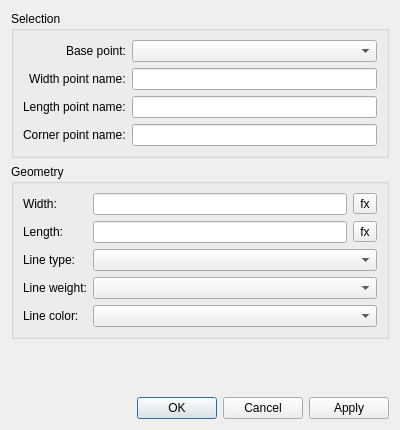
<?xml version="1.0" encoding="UTF-8"?>
<ui version="4.0">
 <class>DialogRectangle</class>
 <widget class="QDialog" name="DialogRectangle">
  <property name="geometry">
   <rect>
    <x>0</x>
    <y>0</y>
    <width>400</width>
    <height>430</height>
   </rect>
  </property>
  <property name="windowTitle">
   <string>Rectangle</string>
  </property>
  <property name="windowIcon">
   <iconset resource="../../../vmisc/share/resources/icon.qrc">
    <normaloff>:/icon/64x64/icon64x64.png</normaloff>:/icon/64x64/icon64x64.png</iconset>
  </property>
  <layout class="QVBoxLayout" name="verticalLayout">
   <item>
    <widget class="QGroupBox" name="groupBoxSelection">
     <property name="title">
      <string>Selection</string>
     </property>
     <layout class="QFormLayout" name="formLayoutSelection">
      <property name="labelAlignment">
       <set>Qt::AlignRight|Qt::AlignTrailing|Qt::AlignVCenter</set>
      </property>
      <item row="0" column="0">
       <widget class="QLabel" name="labelBasePoint">
        <property name="text">
         <string>Base point:</string>
        </property>
       </widget>
      </item>
      <item row="0" column="1">
       <widget class="QComboBox" name="comboBoxBasePoint"/>
      </item>
      <item row="1" column="0">
       <widget class="QLabel" name="labelWidthName">
        <property name="text">
         <string>Width point name:</string>
        </property>
       </widget>
      </item>
      <item row="1" column="1">
       <widget class="QLineEdit" name="lineEditWidthPoint"/>
      </item>
      <item row="2" column="0">
       <widget class="QLabel" name="labelHeightName">
        <property name="text">
         <string>Length point name:</string>
        </property>
       </widget>
      </item>
      <item row="2" column="1">
       <widget class="QLineEdit" name="lineEditHeightPoint"/>
      </item>
      <item row="3" column="0">
       <widget class="QLabel" name="labelCornerName">
        <property name="text">
         <string>Corner point name:</string>
        </property>
       </widget>
      </item>
      <item row="3" column="1">
       <widget class="QLineEdit" name="lineEditCornerPoint"/>
      </item>
     </layout>
    </widget>
   </item>
   <item>
    <widget class="QGroupBox" name="groupBoxGeometry">
     <property name="title">
      <string>Geometry</string>
     </property>
     <layout class="QGridLayout" name="gridLayoutGeometry">
      <item row="0" column="0">
       <widget class="QLabel" name="labelWidth">
        <property name="text">
         <string>Width:</string>
        </property>
       </widget>
      </item>
      <item row="0" column="1">
       <widget class="QLineEdit" name="lineEditWidthFormula"/>
      </item>
      <item row="0" column="2">
       <widget class="QToolButton" name="toolButtonFXWidth">
        <property name="text">
         <string>fx</string>
        </property>
       </widget>
      </item>
      <item row="1" column="0">
       <widget class="QLabel" name="labelLength">
        <property name="text">
         <string>Length:</string>
        </property>
       </widget>
      </item>
      <item row="1" column="1">
       <widget class="QLineEdit" name="lineEditLengthFormula"/>
      </item>
      <item row="1" column="2">
       <widget class="QToolButton" name="toolButtonFXLength">
        <property name="text">
         <string>fx</string>
        </property>
       </widget>
      </item>
      <item row="2" column="0">
       <widget class="QLabel" name="labelLineType">
        <property name="text">
         <string>Line type:</string>
        </property>
       </widget>
      </item>
      <item row="2" column="1" colspan="2">
       <widget class="LineTypeComboBox" name="comboBoxLineType"/>
      </item>
      <item row="3" column="0">
       <widget class="QLabel" name="labelLineWeight">
        <property name="text">
         <string>Line weight:</string>
        </property>
       </widget>
      </item>
      <item row="3" column="1" colspan="2">
       <widget class="LineWeightComboBox" name="comboBoxLineWeight"/>
      </item>
      <item row="4" column="0">
       <widget class="QLabel" name="labelLineColor">
        <property name="text">
         <string>Line color:</string>
        </property>
       </widget>
      </item>
      <item row="4" column="1" colspan="2">
       <widget class="ColorComboBox" name="comboBoxLineColor"/>
      </item>
     </layout>
    </widget>
   </item>
   <item>
    <spacer name="verticalSpacer">
     <property name="orientation">
      <enum>Qt::Vertical</enum>
     </property>
     <property name="sizeHint" stdset="0">
      <size>
       <width>20</width>
       <height>20</height>
      </size>
     </property>
    </spacer>
   </item>
   <item>
    <widget class="QDialogButtonBox" name="buttonBox">
     <property name="orientation">
      <enum>Qt::Horizontal</enum>
     </property>
     <property name="standardButtons">
      <set>QDialogButtonBox::Apply|QDialogButtonBox::Cancel|QDialogButtonBox::Ok</set>
     </property>
    </widget>
  </item>
 </layout>
</widget>
 <customwidgets>
  <customwidget>
   <class>ColorComboBox</class>
   <extends>QComboBox</extends>
   <header location="global">color_combobox.h</header>
  </customwidget>
  <customwidget>
   <class>LineTypeComboBox</class>
   <extends>QComboBox</extends>
   <header location="global">linetype_combobox.h</header>
  </customwidget>
  <customwidget>
   <class>LineWeightComboBox</class>
   <extends>QComboBox</extends>
   <header location="global">lineweight_combobox.h</header>
  </customwidget>
 </customwidgets>
 <connections>
  <connection>
   <sender>buttonBox</sender>
   <signal>accepted()</signal>
   <receiver>DialogRectangle</receiver>
   <slot>accept()</slot>
   <hints>
    <hint type="sourcelabel">
     <x>248</x>
     <y>393</y>
    </hint>
    <hint type="destinationlabel">
     <x>199</x>
     <y>214</y>
    </hint>
   </hints>
  </connection>
  <connection>
   <sender>buttonBox</sender>
   <signal>rejected()</signal>
   <receiver>DialogRectangle</receiver>
   <slot>reject()</slot>
   <hints>
    <hint type="sourcelabel">
     <x>316</x>
     <y>393</y>
    </hint>
    <hint type="destinationlabel">
     <x>399</x>
     <y>214</y>
    </hint>
   </hints>
  </connection>
 </connections>
 <resources>
  <include location="../../../vmisc/share/resources/icon.qrc"/>
 </resources>
 <slots>
  <slot>accept()</slot>
  <slot>reject()</slot>
 </slots>
</ui>
